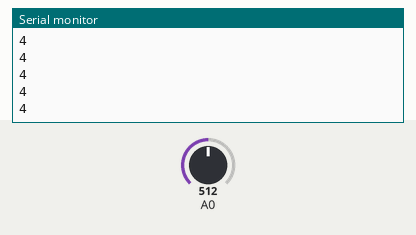
Simulated run of this sketch. Board: Arduino Uno, built with avr-gcc and run on an emulated ATmega328P. On the bench: the last lines printed to the serial monitor. The inputs (shaded band) are chosen by the test bench; at power-on: A0 = 512. Random numbers use the default seed unless the sketch sets one.

Above: at 1.2 s.
1.3 s: A0 set to 716
At 1.31 s:
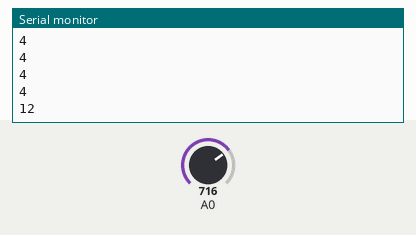
2.8 s: A0 set to 900
At 2.81 s:
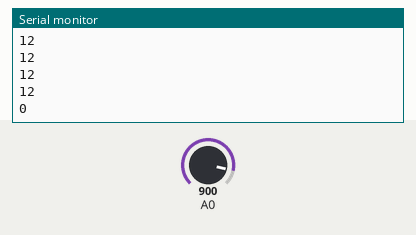
Timing chart, 0 to 5.8 s (numbered marks = the images above; inputs shaded):
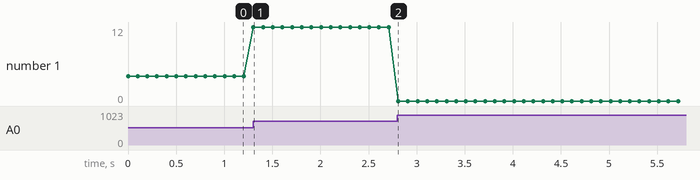

The sketch:

randomNumberGen.ino
```cpp
void setup() {
  // put your setup code here, to run once:
  Serial.begin(115200);
}

void loop() {
  // put your main code here, to run repeatedly:
  long randomNum1;
  long randomNum2;
  randomSeed(analogRead(A0));
  randomNum1 = random(20);
  Serial.println(randomNum1);
  delay(100);
}
```

Measured:
- after the input at 1.3 s, the serial monitor: prints a new line at once (image 1)
- after the input at 2.8 s, the serial monitor: prints a new line at once (image 2)
- plotted number 1: 4 → 12 after the input at 1.3 s, 12 → 0 after the input at 2.8 s
